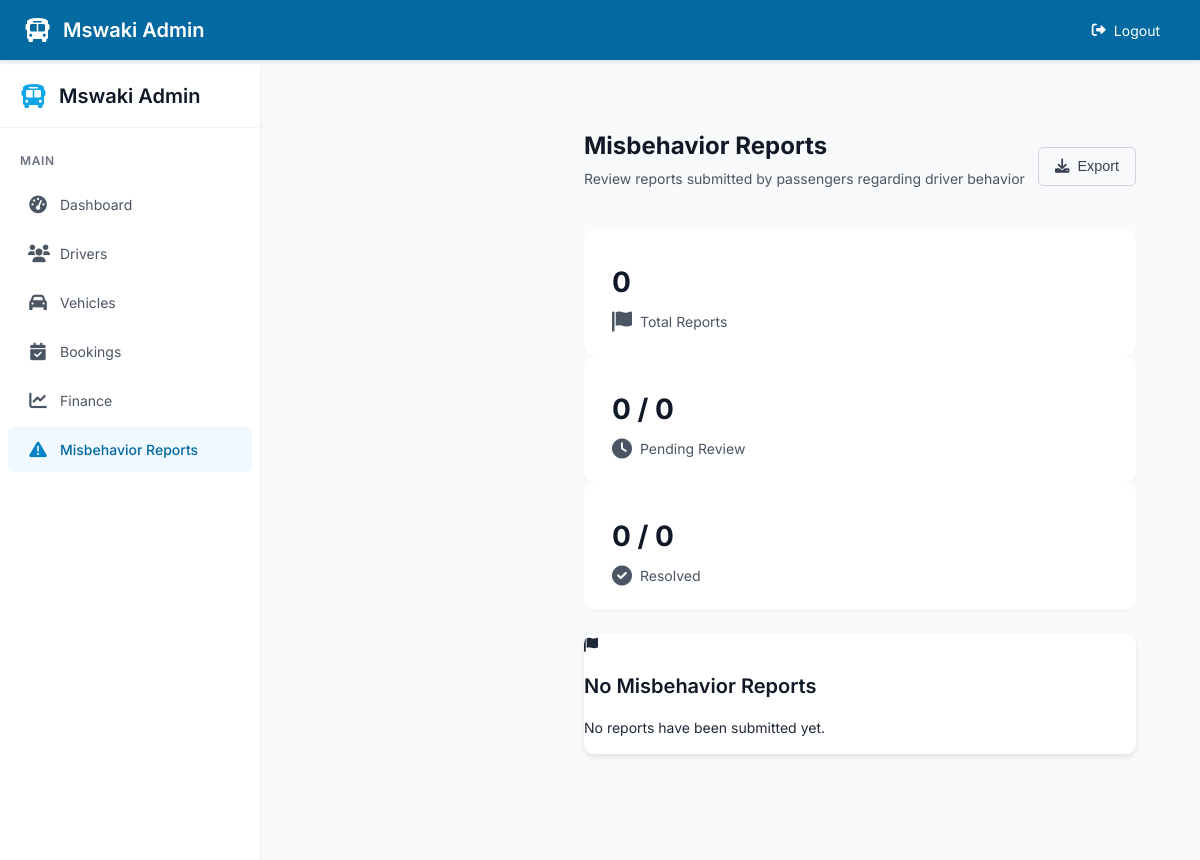
/admin/misbehavior_reports (signed in), run on an earlier commit of the app's database.
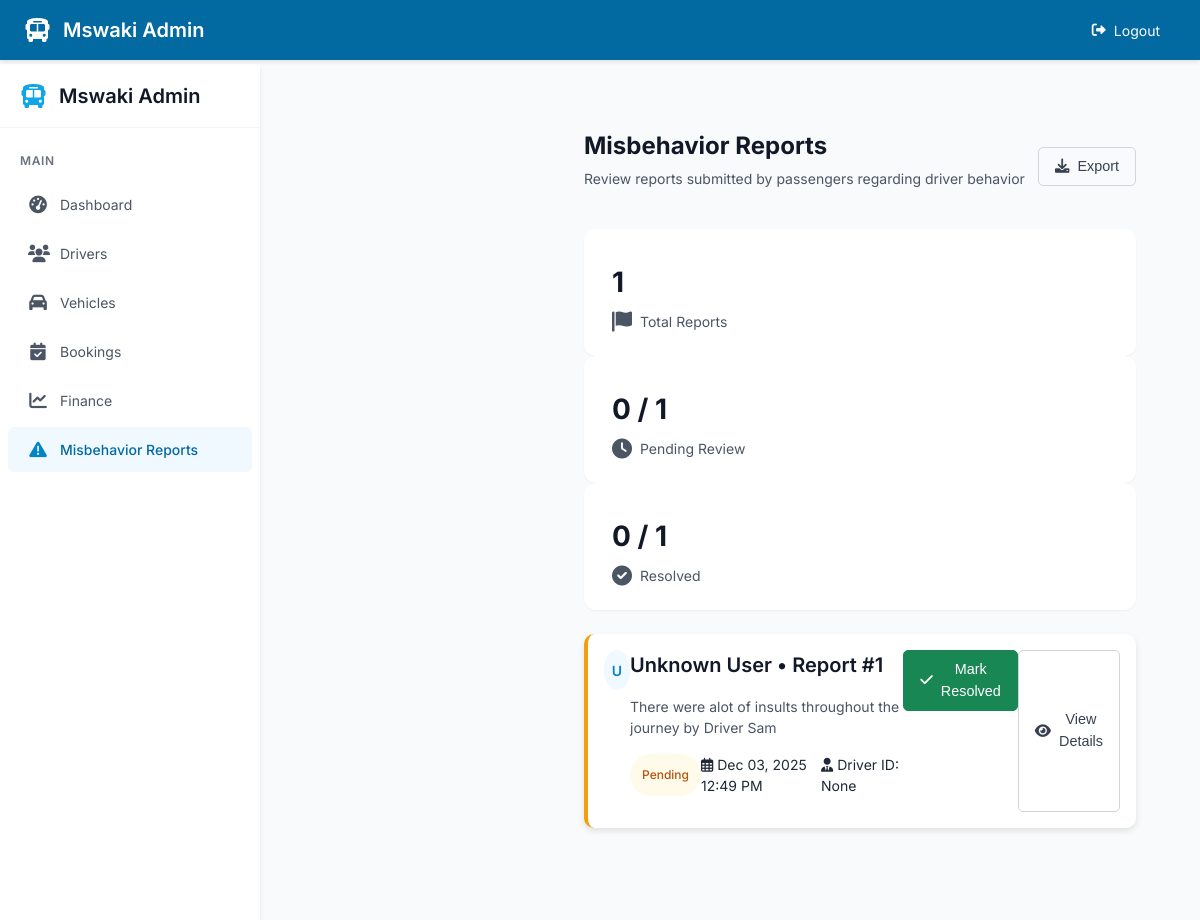
And on a later commit of the database.
### mswaki/models.py (models this page shows, shortened)
class MisbehaviorReport(db.Model):
    __tablename__ = 'misbehavior_report'
    id = db.Column(db.Integer, primary_key=True)
    passenger_id = db.Column(db.Integer, db.ForeignKey('user.id'), nullable=True)
    driver_id = db.Column(db.Integer, db.ForeignKey('user.id'), nullable=True)
    vehicle_id = db.Column(db.Integer, db.ForeignKey('vehicle.id'), nullable=True)
    description = db.Column(db.Text, nullable=False)
    date_reported = db.Column(db.DateTime, default=datetime.utcnow)
    reporter_type = db.Column(db.String(20), default='passenger')
    status = db.Column(db.String(20), default='Pending')
    passenger = db.relationship('User', foreign_keys=[passenger_id], backref='reports_made', lazy=True)
    driver = db.relationship('User', foreign_keys=[driver_id], backref='reports_against', lazy=True)
    vehicle = db.relationship('Vehicle', backref='misbehavior_reports', lazy=True)

### mswaki/routes.py (the view)
@routes.route("/admin/misbehavior_reports")
@role_required("admin")
def admin_misbehavior_reports():
    reports = MisbehaviorReport.query.order_by(MisbehaviorReport.date_reported.desc()).all()
    user_dict = {u.id: u.name for u in User.query.all()}  # match template
    return render_template("admin_misbehavior.html", reports=reports, user_dict=user_dict)

### mswaki/routes.py (called while the page is built, shortened)
def role_required(role):
    def decorator(f):
        @wraps(f)
        def decorated_function(*args, **kwargs):
            if not current_user.is_authenticated:
                flash("Please log in first.", "warning")
                return redirect(url_for("routes.login"))
            return f(*args, **kwargs)
        return decorated_function
    return decorator

### mswaki/templates/admin_misbehavior.html (shortened to what the changed rows need)
{% extends "admin_base.html" %}
{% block content %}
  <main class="main-content">
    <header class="admin-header">
      <div>
        <h1 class="page-title">Misbehavior Reports</h1>
      </div>
    </header>
    <div class="grid grid-cols-1 md:grid-cols-3 gap-6 mb-6">
      <div class="stat-card">
        <div class="stat-value">{{ reports|length }}</div>
        <div class="stat-label">
          <i class="fas fa-flag"></i> Total Reports
        </div>
      </div>
      <div class="stat-card">
        <div class="stat-value">
          {{ reports|selectattr('status', 'equalto', 'pending')|list|length }}
          <span class="text-sm font-normal text-gray-500">/ {{ reports|length }}</span>
        </div>
      </div>
      <div class="stat-card">
        <div class="stat-value">
          {{ reports|selectattr('status', 'equalto', 'resolved')|list|length }}
          <span class="text-sm font-normal text-gray-500">/ {{ reports|length }}</span>
        </div>
      </div>
    </div>
    <div class="space-y-4">
      {% if reports %}
        {% for report in reports %}
        <div class="card report-card {{ 'resolved' if report.status == 'resolved' else 'pending' }}">
          <div class="p-4">
            <div class="flex flex-col md:flex-row md:items-center md:justify-between">
              <div class="flex items-start space-x-4 mb-4 md:mb-0">
                <div class="user-avatar">
                  {{ user_dict.get(report.user_id, 'U')[0]|upper }}
                </div>
                <div>
                  <h3 class="text-lg font-semibold">
                    {{ user_dict.get(report.user_id, 'Unknown User') }}
                    <span class="text-sm font-normal text-gray-500">• Report #{{ report.id }}</span>
                  </h3>
                  <p class="text-gray-600 mt-1">{{ report.description|truncate(150) }}</p>
                  <div class="mt-2 flex flex-wrap gap-2">
                    <span class="status-badge status-{{ report.status|lower }}">
                      {{ report.status }}
                    </span>
                    <span class="text-sm text-gray-500">
                      <i class="far fa-calendar-alt mr-1"></i>
                      {{ report.date_reported.strftime('%b %d, %Y %I:%M %p') }}
                    </span>
                    <span class="text-sm text-gray-500">
                      <i class="fas fa-user-tie mr-1"></i>
                      Driver ID: {{ report.driver_id }}
                    </span>
                  </div>
                </div>
              </div>
              <div class="flex flex-col space-y-2">
                {% if report.status != 'resolved' %}
                <form method="POST" action="{{ url_for('routes.resolve_report', report_id=report.id) }}" class="w-full">
                  <button type="submit" class="btn btn-success w-full">
                    <i class="fas fa-check mr-1"></i> Mark Resolved
                  </button>
                </form>
                {% else %}
                <div class="text-green-600 font-medium text-right">
                  <i class="fas fa-check-circle mr-1"></i> Resolved
                </div>
                {% endif %}
                <button class="btn btn-outline" onclick="viewReportDetails({{ report.id }})">
                  <i class="fas fa-eye mr-1"></i> View Details
                </button>
              </div>
            </div>
          </div>
        </div>
        {% endfor %}
      {% else %}
      <div class="card p-8 text-center">
        <div class="text-gray-400 mb-4">
          <i class="fas fa-flag text-4xl"></i>
        </div>
        <h3 class="text-lg font-medium text-gray-700 mb-1">No Misbehavior Reports</h3>
        <p class="text-gray-500">No reports have been submitted yet.</p>
      </div>
      {% endif %}
    </div>
  </main>
{% endblock %}

What changed in the data, as far as the page shows it:
added MisbehaviorReport: user_dict "U", get "Unknown User", id "1", description "There were alot of insults throughout the journey by Driver Sam", status "Pending", date_reported "Dec 03, 2025 12:49 PM", driver_id "None"
Also different on the page:
{{ reports|length }}: "0" → "1"
text no longer shown: "No Misbehavior Reports No reports have been submitted yet."
